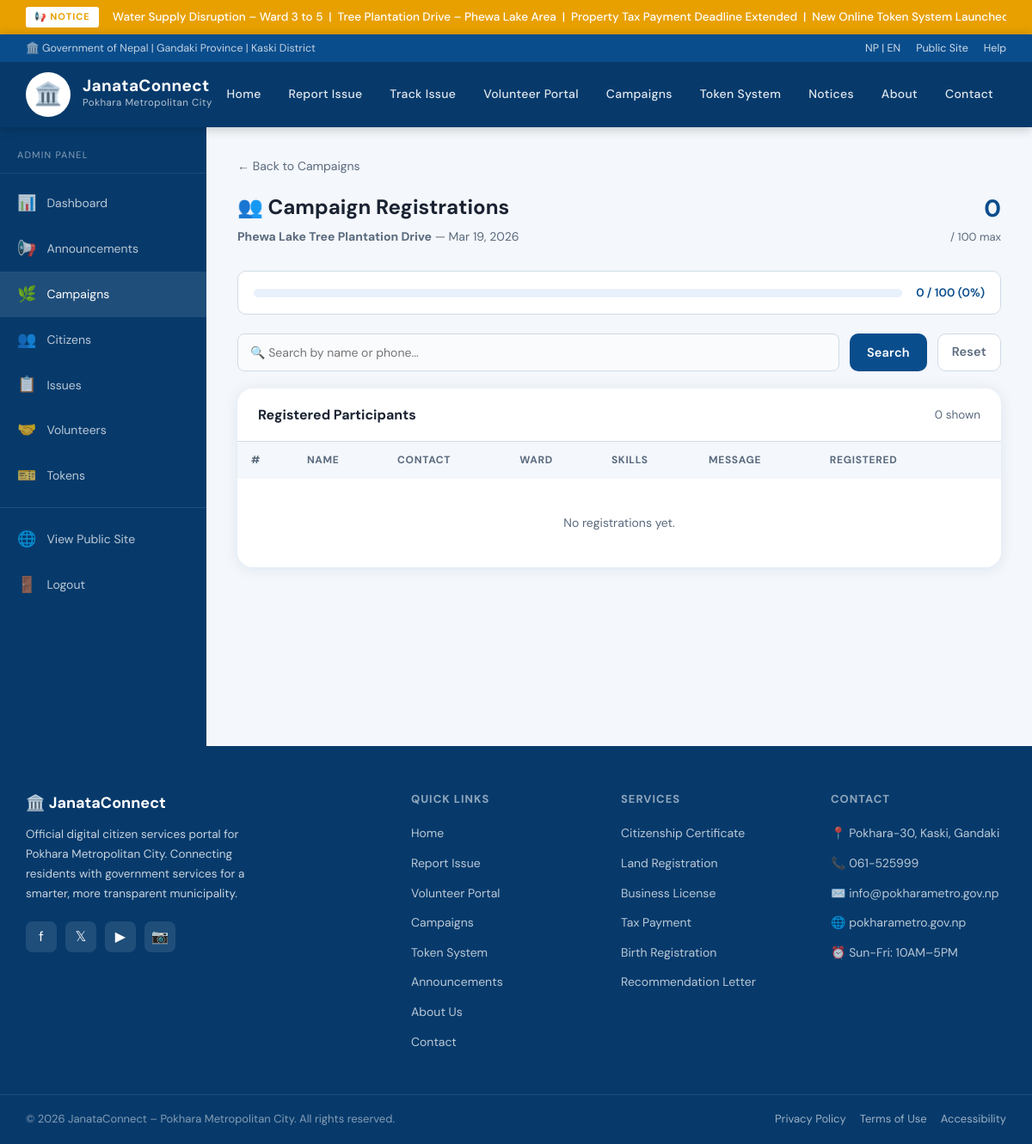
Page /admin/campaign_registrations.php?campaign_id=1 (signed in) on the committed database.
### tables this page shows
CREATE TABLE IF NOT EXISTS campaigns (
    id INT AUTO_INCREMENT PRIMARY KEY,
    title VARCHAR(250) NOT NULL,
    description TEXT NOT NULL,
    location VARCHAR(300),
    campaign_date DATE,
    campaign_time VARCHAR(60),
    organizer VARCHAR(150),
    max_volunteers INT DEFAULT 0,
    image VARCHAR(300),
    category VARCHAR(80),
    status ENUM('Upcoming','Ongoing','Completed','Cancelled') DEFAULT 'Upcoming',
    is_active TINYINT(1) DEFAULT 1,
    created_at TIMESTAMP DEFAULT CURRENT_TIMESTAMP
);

### admin/campaign_registrations.php (the view, shortened to what this page needs)
<?php
$conn = getDB();
$campaign_id = (int)($_GET['campaign_id'] ?? 0);
$campaign_res = $conn->query("SELECT * FROM campaigns WHERE id=$campaign_id LIMIT 1");
$campaign = $campaign_res->fetch_assoc();
$search = trim($conn->real_escape_string($_GET['search'] ?? ''));
$where = "WHERE campaign_id=$campaign_id" . ($search ? " AND (name LIKE '%$search%' OR phone LIKE '%$search%')" : '');
$regs = $conn->query("SELECT * FROM campaign_registrations $where ORDER BY created_at ASC");
$total = $conn->query("SELECT COUNT(*) as c FROM campaign_registrations WHERE campaign_id=$campaign_id")->fetch_assoc()['c'];
?>
<!DOCTYPE html>
<html lang="en">
<head>
  <link rel="stylesheet" href="../css/style.css">
</head>
<body>
<?php include '../includes/header.php'; ?>
<div class="admin-layout">
  <?php include 'sidebar.php'; ?>
  <main class="admin-main">
    <div style="margin-bottom:16px;">
      <a href="campaigns.php" style="color:#5a6a7e;text-decoration:none;font-size:14px;">← Back to Campaigns</a>
    </div>
    <div class="admin-header">
      <div>
        <h1>👥 Campaign Registrations</h1>
        <p style="color:#5a6a7e;font-size:14px;margin-top:4px;">
          <strong><?= htmlspecialchars($campaign['title']) ?></strong>
          <?php if ($campaign['campaign_date']): ?>
          — <?= date('M j, Y', strtotime($campaign['campaign_date'])) ?>
          <?php endif; ?>
        </p>
      </div>
      <div style="text-align:right;">
        <div style="font-size:28px;font-weight:700;color:#0a4d8c;"><?= $total ?></div>
        <div style="font-size:13px;color:#5a6a7e;">
          <?= $campaign['max_volunteers'] > 0 ? "/ {$campaign['max_volunteers']} max" : 'registrations' ?>
        </div>
      </div>
    </div>
    <?php if ($campaign['max_volunteers'] > 0): ?>
    <div style="background:white;border-radius:10px;padding:14px 18px;margin-bottom:22px;border:1.5px solid #d0dce8;display:flex;align-items:center;gap:16px;">
      <div style="flex:1;background:#e8f0fb;border-radius:8px;height:10px;overflow:hidden;">
      </div>
      <span style="font-size:13.5px;font-weight:600;color:#0a4d8c;white-space:nowrap;">
        <?= $total ?> / <?= $campaign['max_volunteers'] ?> (<?= round($total/$campaign['max_volunteers']*100) ?>%)
      </span>
    </div>
    <?php endif; ?>
    <form method="GET" style="display:flex;gap:12px;margin-bottom:20px;">
      <input type="text" name="search" placeholder="🔍 Search by name or phone..." value="<?= htmlspecialchars($_GET['search'] ?? '') ?>"
             style="flex:1;padding:9px 14px;border:1.5px solid #d0dce8;border-radius:8px;font-size:14px;font-family:inherit;">
      <button type="submit" class="btn btn-blue" style="padding:9px 20px;">Search</button>
      <a href="campaign_registrations.php?campaign_id=<?= $campaign_id ?>" class="btn" style="padding:9px 16px;border:1.5px solid #d0dce8;color:#5a6a7e;background:white;">Reset</a>
    </form>
    <div class="data-table">
      <div class="table-header">
        <h3>Registered Participants</h3>
        <span style="font-size:13.5px;color:#5a6a7e;"><?= $regs->num_rows ?> shown</span>
      </div>
      <table>
        <thead>
          <tr><th>#</th><th>Name</th><th>Contact</th><th>Ward</th><th>Skills</th><th>Message</th><th>Registered</th><th></th></tr>
        </thead>
        <tbody>
          <?php $i = 0; while ($r = $regs->fetch_assoc()): $i++; ?>
          <tr>
            <td style="color:#5a6a7e;font-size:13px;"><?= $i ?></td>
            <td><strong style="font-size:14px;"><?= htmlspecialchars($r['name']) ?></strong></td>
            <td>
              <a href="tel:<?= htmlspecialchars($r['phone']) ?>" style="color:#0a4d8c;font-size:13.5px;"><?= htmlspecialchars($r['phone']) ?></a>
              <?php if ($r['email']): ?><br><a href="mailto:<?= htmlspecialchars($r['email']) ?>" style="color:#5a6a7e;font-size:12px;"><?= htmlspecialchars($r['email']) ?></a><?php endif; ?>
            </td>
            <td><?= $r['ward'] ? 'Ward '.$r['ward'] : '—' ?></td>
            <td style="font-size:13px;color:#5a6a7e;"><?= htmlspecialchars($r['skills'] ?: '—') ?></td>
            <td style="font-size:13px;color:#5a6a7e;max-width:160px;"><?= htmlspecialchars($r['message'] ?: '—') ?></td>
            <td style="font-size:12.5px;color:#5a6a7e;white-space:nowrap;"><?= date('M j, g:i A', strtotime($r['created_at'])) ?></td>
            <td>
              <a href="campaign_registrations.php?campaign_id=<?= $campaign_id ?>&delete_reg=<?= $r['id'] ?>"
                 onclick="return confirm('Remove this registration?')"
                 style="font-size:12px;color:#c0392b;text-decoration:none;padding:4px 10px;background:#fde8e6;border-radius:6px;">Remove</a>
            </td>
          </tr>
          <?php endwhile; ?>
          <?php if ($i === 0): ?>
          <tr><td colspan="8" style="text-align:center;padding:40px;color:#5a6a7e;">No registrations yet.</td></tr>
          <?php endif; ?>
        </tbody>
      </table>
    </div>
  </main>
</div>
<?php include '../includes/footer.php'; ?>

### css/style.css (style rules this page uses)
:root { --primary: #0a4d8c; --primary-dark: #073a6b; --primary-light: #1a6bbf; --accent: #e8a000; --accent-light: #f5c842; --red: #c0392b; --green: #1a7a4a; --text: #1a2332; --text-muted: #5a6a7e; --bg: #f4f7fb; --bg-white: #ffffff; --border: #d0dce8; --shadow: 0 2px 16px rgba(10,77,140,0.10); --shadow-md: 0 4px 32px rgba(10,77,140,0.14); --radius: 10px; --radius-lg: 18px; --transition: 0.22s ease; }
*, *::before, *::after { box-sizing: border-box; margin: 0; padding: 0; }
html { scroll-behavior: smooth; }
body { font-family: 'DM Sans', 'Mukta', sans-serif; background: var(--bg); color: var(--text); line-height: 1.6; min-height: 100vh; }
.btn { display: inline-flex; align-items: center; gap: 8px; padding: 11px 24px; border-radius: var(--radius); font-size: 14.5px; font-weight: 600; text-decoration: none; border: none; cursor: pointer; transition: var(--transition); letter-spacing: 0.2px; font-family: inherit; }
.btn-blue { background: var(--primary); color: white; }
input, select, textarea { padding: 10px 14px; border: 1.5px solid var(--border); border-radius: var(--radius); font-size: 14.5px; font-family: inherit; color: var(--text); background: #fafbfd; transition: var(--transition); outline: none; }
.admin-layout { display: grid; grid-template-columns: 240px 1fr; min-height: calc(100vh - 80px); }
.admin-main { padding: 32px 36px; background: var(--bg); }
.admin-header { display: flex; justify-content: space-between; align-items: center; margin-bottom: 28px; }
.admin-header h1 { font-size: 24px; font-weight: 700; }
.admin-header p { color: var(--text-muted); font-size: 14px; margin-top: 3px; }
.data-table { background: white; border-radius: var(--radius-lg); box-shadow: var(--shadow); overflow: hidden; }
.table-header { padding: 18px 24px; border-bottom: 1px solid var(--border); display: flex; justify-content: space-between; align-items: center; }
.table-header h3 { font-size: 16px; font-weight: 700; }
table { width: 100%; border-collapse: collapse; }
thead { background: #f4f7fb; }
th { padding: 12px 16px; text-align: left; font-size: 12px; font-weight: 700; text-transform: uppercase; letter-spacing: 0.7px; color: var(--text-muted); }
td { padding: 13px 16px; font-size: 14px; border-bottom: 1px solid var(--border); color: var(--text); }
tr:last-child td { border-bottom: none; }

### rows in the picture
campaigns: title "Phewa Lake Tree Plantation Drive", campaign_date "Mar 19, 2026", max_volunteers "100"

### other values in the picture
$_ticker_text "Water Supply Disruption – Ward 3 to 5 | Tree Plantation Drive – Phewa Lake Area | Property Tax Payment Deadline Extended | New Online Token System…"
$total "0"
$total/$campaign['max_volunteers']*100 "0"
$regs->num_rows "0"
